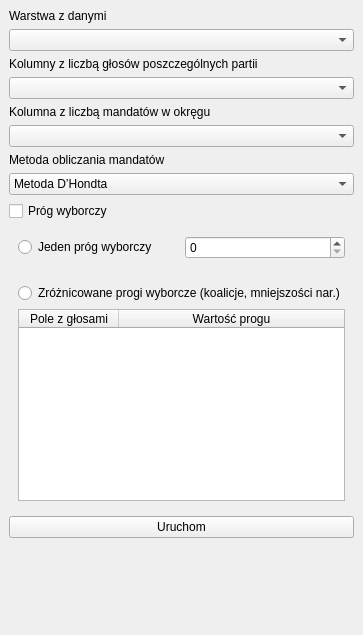
<?xml version="1.0" encoding="UTF-8"?>
<ui version="4.0">
 <class>ElectionCalculatorDockWidgetBase</class>
 <widget class="QDockWidget" name="ElectionCalculatorDockWidgetBase">
  <property name="geometry">
   <rect>
    <x>0</x>
    <y>0</y>
    <width>316</width>
    <height>635</height>
   </rect>
  </property>
  <property name="windowTitle">
   <string>Election Calculator</string>
  </property>
  <widget class="QWidget" name="dockWidgetContents">
   <layout class="QGridLayout" name="gridLayout">
    <item row="3" column="0">
     <widget class="QgsCheckableComboBox" name="voteCountComboBox"/>
    </item>
    <item row="2" column="0">
     <widget class="QLabel" name="voteCountLabel">
      <property name="text">
       <string>Kolumny z liczbą głosów poszczególnych partii</string>
      </property>
     </widget>
    </item>
    <item row="0" column="0">
     <widget class="QLabel" name="dataLayerLabel">
      <property name="text">
       <string>Warstwa z danymi</string>
      </property>
     </widget>
    </item>
    <item row="15" column="0">
     <layout class="QVBoxLayout" name="verticalLayout">
      <item>
       <widget class="QWidget" name="oneThresholdWidget" native="true">
        <layout class="QHBoxLayout" name="oneThresholdLayout">
         <item>
          <widget class="QRadioButton" name="oneThresholdRadioButton">
           <property name="text">
            <string>Jeden próg wyborczy</string>
           </property>
          </widget>
         </item>
         <item>
          <widget class="QSpinBox" name="oneThresholdSpinBox"/>
         </item>
        </layout>
       </widget>
      </item>
      <item>
       <widget class="QWidget" name="multiThresholdWidget" native="true">
        <layout class="QVBoxLayout" name="multiThresholdLayout">
         <item>
          <widget class="QRadioButton" name="multiThresholdRadioButton">
           <property name="text">
            <string>Zróżnicowane progi wyborcze (koalicje, mniejszości nar.)</string>
           </property>
          </widget>
         </item>
         <item>
          <widget class="QTableWidget" name="multiThresholdTableWidget">
           <property name="columnCount">
            <number>2</number>
           </property>
           <attribute name="horizontalHeaderStretchLastSection">
            <bool>true</bool>
           </attribute>
           <column>
            <property name="text">
             <string>Pole z głosami</string>
            </property>
           </column>
           <column>
            <property name="text">
             <string>Wartość progu</string>
            </property>
           </column>
          </widget>
         </item>
        </layout>
       </widget>
      </item>
     </layout>
    </item>
    <item row="5" column="0">
     <widget class="QgsFieldComboBox" name="constituencyVoteCountComboBox"/>
    </item>
    <item row="1" column="0">
     <widget class="QgsMapLayerComboBox" name="dataLayerComboBox"/>
    </item>
    <item row="6" column="0">
     <widget class="QLabel" name="methodLabel">
      <property name="text">
       <string>Metoda obliczania mandatów</string>
      </property>
     </widget>
    </item>
    <item row="7" column="0">
     <widget class="QComboBox" name="methodComboBox">
      <item>
       <property name="text">
        <string>Metoda D’Hondta</string>
       </property>
      </item>
      <item>
       <property name="text">
        <string>Metoda Sainte-Laguë</string>
       </property>
      </item>
      <item>
       <property name="text">
        <string>Metoda Hare’a-Niemeyera</string>
       </property>
      </item>
     </widget>
    </item>
    <item row="19" column="0">
     <widget class="QPushButton" name="executeButton">
      <property name="text">
       <string>Uruchom</string>
      </property>
     </widget>
    </item>
    <item row="13" column="0" rowspan="2">
     <layout class="QHBoxLayout" name="thresholdLayout">
      <item>
       <widget class="QCheckBox" name="thresholdCheckBox">
        <property name="text">
         <string>Próg wyborczy</string>
        </property>
       </widget>
      </item>
     </layout>
    </item>
    <item row="20" column="0">
     <spacer name="verticalSpacer">
      <property name="orientation">
       <enum>Qt::Vertical</enum>
      </property>
      <property name="sizeHint" stdset="0">
       <size>
        <width>20</width>
        <height>40</height>
       </size>
      </property>
     </spacer>
    </item>
    <item row="4" column="0">
     <widget class="QLabel" name="constituencyVoteCountLabel">
      <property name="text">
       <string>Kolumna z liczbą mandatów w okręgu</string>
      </property>
     </widget>
    </item>
   </layout>
  </widget>
 </widget>
 <customwidgets>
  <customwidget>
   <class>QgsCheckableComboBox</class>
   <extends>QComboBox</extends>
   <header>qgscheckablecombobox.h</header>
  </customwidget>
  <customwidget>
   <class>QgsFieldComboBox</class>
   <extends>QComboBox</extends>
   <header>qgsfieldcombobox.h</header>
  </customwidget>
  <customwidget>
   <class>QgsMapLayerComboBox</class>
   <extends>QComboBox</extends>
   <header>qgsmaplayercombobox.h</header>
  </customwidget>
 </customwidgets>
 <resources/>
 <connections/>
</ui>
